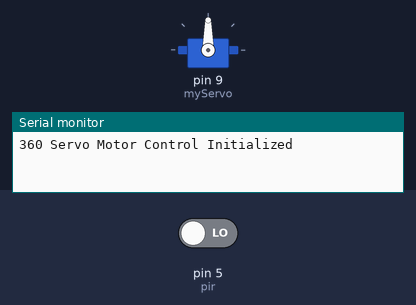
A sketch run on a simulated Arduino Uno, built with avr-gcc and run on an emulated ATmega328P. On the bench: servo, the last lines printed to the serial monitor. The inputs (shaded band) are chosen by the test bench; at power-on: pin 5 (pir) LOW.

Above: at 1.2 s.
1.3 s: pin 5 (pir) driven HIGH
At 2.3 s:
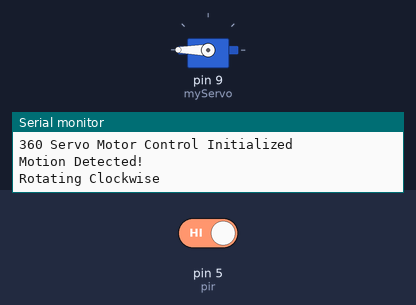
At 8.55 s:
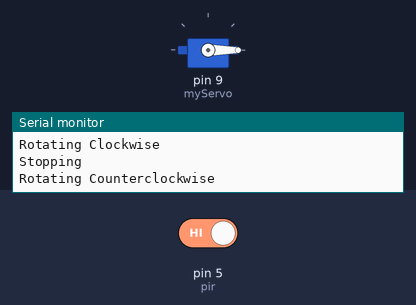
Timing chart, 0 to 8.8 s (numbered marks = the images above; inputs shaded):
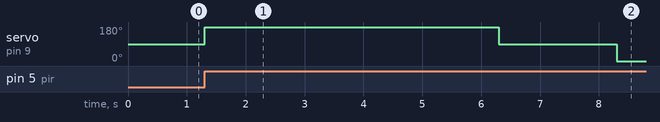

Measured:
- after the input at 1.3 s, servo on pin 9 (myServo): 90° → 180° at once, → 90° 5.0 s later, → 0° 2.0 s later

The sketch:

MusaCode.ino
```cpp
#include <Servo.h>

// Create a Servo object
Servo myServo;
int pir=5;

// Define constants for speed control
const int stopSpeed = 90;  // 90 stops the servo
const int fullSpeedCW = 0; // 0 is full speed clockwise
const int fullSpeedCCW = 180; // 180 is full speed counterclockwise

void setup() {
  // Attach the servo to pin 9
  myServo.attach(9);
  pinMode(pir, INPUT);

  Serial.begin(9600);
  Serial.println("360 Servo Motor Control Initialized");

  // Stop the servo initially
  myServo.write(stopSpeed);
}

void loop() {

  int pirState = digitalRead(pir); // Read the PIR sensor state

  if (pirState == HIGH) {             // If motion is detected
    Serial.println("Motion Detected!");
  Serial.println("Rotating Clockwise");
  myServo.write(fullSpeedCCW);
  delay(5000); // Rotate for 2 seconds

  // Stop
  Serial.println("Stopping");
  myServo.write(stopSpeed);
  delay(2000);

  // Rotate Counterclockwise
  Serial.println("Rotating Counterclockwise");
  myServo.write(fullSpeedCW);
  delay(5000); // Rotate for 2 seconds

  // Stop
  Serial.println("Stopping");
  myServo.write(stopSpeed);
  delay(2000);

}
}
```
